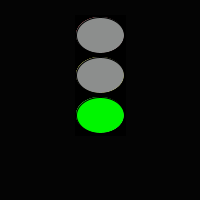
Frame 1 (no input)
Frame 60 (the mouse pressed at the canvas centre just before this capture): identical to frame 1, image omitted
Frame 120 (the mouse held since frame 60 and released just before this capture): identical to frame 1, image omitted

The Processing sketch that drew this single still picture (run headless with seeded random() and noise(); from frame 60 on, the mouse is pressed at the canvas centre):

// Processing sketch: task_3
// ── task_3.pde
void setup() {
  size(200,200);
}

void draw() {
  background(4); // Draw a white background

 // Set ellipses and rect to CENTER mode
 ellipseMode(CENTER);
 rectMode(CENTER);
 
 // draw a traffic light
 stroke(0);
 fill(0);
 rectMode(CENTER);
 rect(100,75,50,120);
 
 // draw cirkel 
 stroke(0);
 fill(252,3,11);
 ellipseMode(CENTER);
 ellipse(100,35,48,36);
 fill(250,255,8);
 ellipse(100,75,48,36);
 fill(0,245,0);
 ellipse(100,115,48,36);
 
 // the turned off effect 
 for (int i = 0; i <=3; i++) {

   if ( i == 0) 
  { fill(252,3,11);
 ellipseMode(CENTER);
 ellipse(100,35,48,36);
 
  fill(140,142,141);
 ellipse(100,75,48,36);
 
 fill(140,142,141);
 ellipse(100,115,48,36);
  }
  
  if (i == 1)
  {  fill(140,142,141);
 ellipseMode(CENTER);
 ellipse(100,35,48,36);
    
    fill(250,255,8);
 ellipse(100,75,48,36);
 
  fill(140,142,141);
 ellipse(100,115,48,36);
  }
  
  if (i == 2)
  { fill(140,142,141);
 ellipseMode(CENTER);
 ellipse(100,35,48,36);
    
    fill(140,142,141);
 ellipse(100,75,48,36);
 
  fill(0,245,0);
 ellipse(100,115,48,36);
  }
}
}
